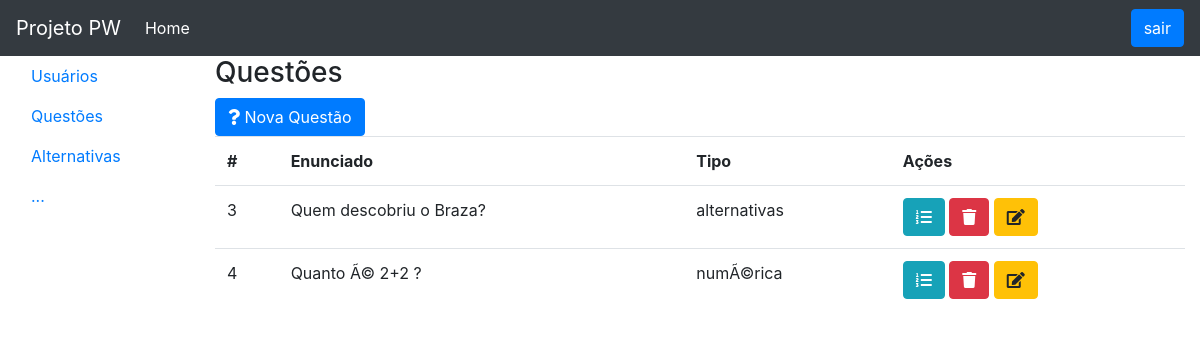
Before: /questoes.php (signed in) with the older database file.
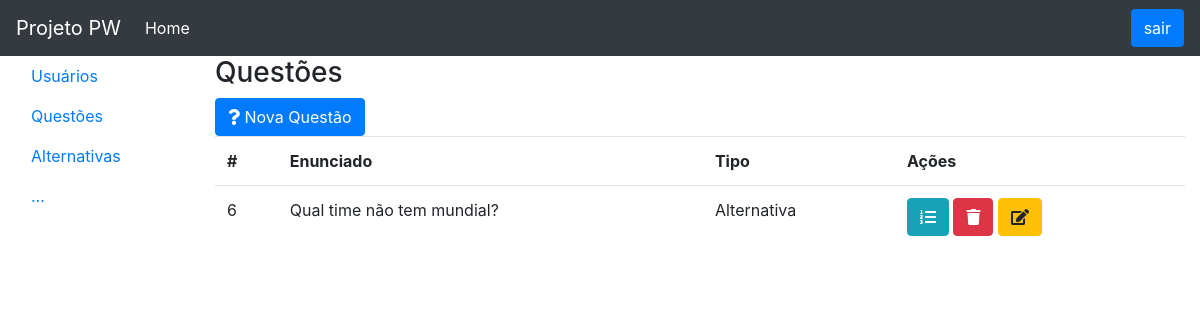
After: the same page with the newer database file.
### tables this page shows
CREATE TABLE `questoes` (
  `idQuestao` int(11) NOT NULL,
  `enunciado` varchar(200) NOT NULL,
  `tipo` varchar(200) NOT NULL
);

### QuestoesDAO.php (called while the page is built, shortened)
<?php
class QuestoesDAO{
	private $con;
	function __construct(){
		$this->con = mysqli_connect(DB_SERVER, DB_USER, DB_PASS, DB_NAME);
	}
	public function buscar(){
		$sql = "SELECT * FROM questoes";
		$rs = $this->con->query($sql);
		$lista = array();
		while ($linha = $rs->fetch_object()){
			$lista[] = $linha;
		}
		return $lista;
	}
}
?>

### questoes.php (the view, shortened to what this page needs)
<?php
include "QuestoesDAO.php";
$questoesDAO = new QuestoesDAO();
$lista = $questoesDAO->buscar();
include "cabecalho.php";
include "menu.php";
?>
			<div class="col-10">
				<h3>Questões</h3>
				<button class="btn btn-primary" data-toggle="modal" data-target="#modalnovo">
					<i class="fas fa-question"></i>
					Nova Questão
				</button>
				<table class="table">
					<tr>
						<th>#</th>
						<th>Enunciado</th>
						<th>Tipo</th>
						<th>Ações</th>
					</tr>
					<?php foreach($lista as $questao): ?>
					<tr>
						<td><?= $questao->idQuestao ?></td>
						<td><?= $questao->enunciado ?></td>
						<td><?= $questao->tipo ?></td>
						<td>
							<a class="btn btn-info" href="\alternativas?questao=<?= $questao->idQuestao ?>">
								<i class="fas fa-list-ol"></i>
							</a>
							<a class="btn btn-danger" href="QuestoesController.php?acao=apagar&id=<?= $questao->idQuestao ?>">
								<i class="fas fa-trash"></i>
							</a>
							<button class="btn btn-warning btn-editar" data-toggle="modal" data-target="#modaleditar" data-id="<?= $questao->idQuestao?>" data-enunciado="<?= $questao->enunciado ?>" data-tipo="<?= $questao->tipo ?>">
								<i class="fas fa-edit"></i>
							</button>
						</td>
					</tr>
					<?php endforeach ?>
				</table>
			</div>
		</div>
	</div>
</body>
</html>

### cabecalho.php (shortened to what this page needs)
<!DOCTYPE html>
<html>
<head>
	<link rel="stylesheet" href="https://stackpath.bootstrapcdn.com/bootstrap/4.1.3/css/bootstrap.min.css">
	<link rel="stylesheet" type="text/css" href="css/all.min.css">
</head>
<body>
	<nav class="navbar navbar-expand-lg navbar-dark bg-dark">
		<a class="navbar-brand" href="#">Projeto PW</a>
		<div class="collapse navbar-collapse" id="conteudoNavbarSuportado">
			<ul class="navbar-nav mr-auto">
				<li class="nav-item active">
					<a class="nav-link" href="#">Home <span class="sr-only">(página atual)</span></a>
				</li>
			</ul>
			<div class="my-2 my-lg-0">
				<a class="btn btn-primary" href="UsuariosController.php?acao=logout" role="button">sair</a>
			</div>
		</div>
	</nav>

### menu.php
<?php $url = $_SERVER["PATH_INFO"] ?>
	<div class="container-fluid">
		<div class="row">
			<div class="col-2">
				<ul class="nav flex-column nav-pills vertical">
					<li class="nav-item">
						<a class="nav-link <?= ($url=='/usuarios')?'active':'' ?>" href="/usuarios">Usuários</a>
					</li>
					<li class="nav-item">
						<a class="nav-link <?= ($url=='/questoes')?'active':'' ?>" href="/questoes">Questões</a>
					</li>
					<li class="nav-item">
						<a class="nav-link <?= ($url=='/alternativas')?'active':'' ?>" href="\alternativas">Alternativas</a>
					</li>
					<li class="nav-item">
						<a class="nav-link" href="#">...</a>
					</li>
				</ul>
			</div>

Changed rows visible on the page:
removed questoes: idQuestao "3", enunciado "Quem descobriu o Braza?", tipo "alternativas"
removed questoes: idQuestao "4", enunciado "Quanto Ã© 2+2 ?", tipo "numÃ©rica"
added questoes: idQuestao "6", enunciado "Qual time não tem mundial?", tipo "Alternativa"
